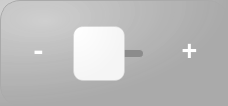
               <widget class="QFrame" name="sub_frame_dist_adjust_h">
                <property name="maximumSize">
                 <size>
                  <width>16777215</width>
                  <height>110</height>
                 </size>
                </property>
                <property name="styleSheet">
                 <string notr="true">	color: rgb(255,255,255);
	border-radius: 20px;
    /*background:qlineargradient(spread:pad, x1:0, y2:1, x1:0, y2:1, stop:0 rgba(245, 245, 245, 255), stop:1 rgba(220, 220, 220, 255));*/
	background:qradialgradient(cx:0,cy:0,radius:1,fx:0.2,fy:0.2,stop:0 rgba(205, 205, 205, 205), stop:1 rgba(170, 170, 170, 255));
	border: 1px solid rgb(170,170,170);

</string>
                </property>
                <property name="frameShape">
                 <enum>QFrame::StyledPanel</enum>
                </property>
                <property name="frameShadow">
                 <enum>QFrame::Raised</enum>
                </property>
                <layout class="QHBoxLayout" name="horizontalLayout_11">
                 <item>
                  <widget class="QPushButton" name="button_dist_minus_h">
                   <property name="minimumSize">
                    <size>
                     <width>53</width>
                     <height>53</height>
                    </size>
                   </property>
                   <property name="maximumSize">
                    <size>
                     <width>53</width>
                     <height>53</height>
                    </size>
                   </property>
                   <property name="font">
                    <font>
                     <family>Consolas</family>
                     <pointsize>20</pointsize>
                     <weight>75</weight>
                     <bold>true</bold>
                    </font>
                   </property>
                   <property name="styleSheet">
                    <string notr="true">QPushButton {
	color: rgb(255,255,255);
	border-radius: 10px;
    /*background:qlineargradient(spread:pad, x1:0, y2:1, x1:0, y2:1, stop:0 rgba(245, 245, 245, 255205), stop:1 rgba(220, 220, 220, 255));*/
	background:qradialgradient(cx:0,cy:0,radius:1,fx:0.05,fy:0.05,stop:0 rgba(205, 205, 205, 0), stop:1 rgba(170, 170, 170, 0));
	border: 1px solid rgba(170,170,170,0);
}
QPushButton::hover {
	background-color: rgb(224, 238, 249);
	color: rgb(100,100,100);
}
QPushButton::pressed {
	background-color:rgba(205, 205, 205, 255);
	color:white;
	
}
</string>
                   </property>
                   <property name="text">
                    <string>-</string>
                   </property>
                  </widget>
                 </item>
                 <item>
                  <widget class="QSlider" name="slider_dist_h">
                   <property name="minimumSize">
                    <size>
                     <width>0</width>
                     <height>82</height>
                    </size>
                   </property>
                   <property name="maximumSize">
                    <size>
                     <width>16777215</width>
                     <height>82</height>
                    </size>
                   </property>
                   <property name="styleSheet">
                    <string notr="true">.QSlider {
    min-height: 80px;
    max-height: 80px;
	background:rgba(0,0,0,0);
	border: 1px solid rgba(0,0,0,0);
}

.QSlider::groove:horizontal {
    border: 1px solid  rgb(180,180,180);
	border-radius: 4px;
    height: 7px;
    background: rgb(140,140,140);
    margin: 0 12px;
}

.QSlider::handle:horizontal {
	border-radius: 10px;
    /*background:qlineargradient(spread:pad, x1:0, y2:1, x1:0, y2:1, stop:0 rgba(245, 245, 245, 255), stop:1 rgba(220, 220, 220, 255));*/
	background:qradialgradient(cx:0,cy:0,radius:1,fx:0.05,fy:0.05,stop:0 rgba(255, 255, 255, 255), stop:1 rgba(245, 245, 245, 255));
	border: 1px solid rgba(205,205,205,100);
	width: 50px;
    height: 120px;
    margin: -24px -12px;
}

.QSlider::handle:horizontal::hover {
    background: rgb(224, 238, 249);
}

.QSlider::handle:horizontal::pressed {
    background: rgba(205, 205, 205, 255);
}</string>
                   </property>
                   <property name="orientation">
                    <enum>Qt::Horizontal</enum>
                   </property>
                  </widget>
                 </item>
                 <item>
                  <widget class="QPushButton" name="button_dist_plus_h">
                   <property name="minimumSize">
                    <size>
                     <width>53</width>
                     <height>53</height>
                    </size>
                   </property>
                   <property name="maximumSize">
                    <size>
                     <width>53</width>
                     <height>53</height>
                    </size>
                   </property>
                   <property name="font">
                    <font>
                     <family>Consolas</family>
                     <pointsize>20</pointsize>
                     <weight>75</weight>
                     <bold>true</bold>
                    </font>
                   </property>
                   <property name="styleSheet">
                    <string notr="true">QPushButton {
	color: rgb(255,255,255);
	border-radius: 10px;
    /*background:qlineargradient(spread:pad, x1:0, y2:1, x1:0, y2:1, stop:0 rgba(245, 245, 245, 255205), stop:1 rgba(220, 220, 220, 255));*/
	background:qradialgradient(cx:0,cy:0,radius:1,fx:0.05,fy:0.05,stop:0 rgba(205, 205, 205, 0), stop:1 rgba(170, 170, 170, 0));
	border: 1px solid rgba(170,170,170,0);
}
QPushButton::hover {
	background-color: rgb(224, 238, 249);
	color: rgb(100,100,100);
}
QPushButton::pressed {
	background-color:rgba(205, 205, 205, 255);
	color:white;
	
}
</string>
                   </property>
                   <property name="text">
                    <string>+</string>
                   </property>
                  </widget>
                 </item>
                </layout>
               </widget>
